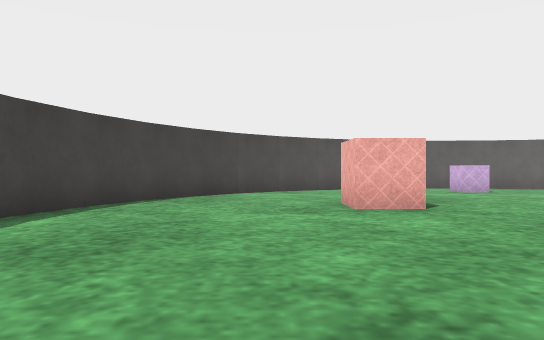
view 1 (above)

16 first-person views from a walk through a Webots world. The camera is 0.33 m above the floor, looks level and sees 70° across. The floor is counted in squares, 0.5 m on a side. Each view is taken from the middle of a square. On the plan, view 1 faces up. The plan holds only what a view shows up to about 11 squares ahead; the rest is blank. Webots' stock objects and surfaces are drawn as simple stand-ins.

view 2
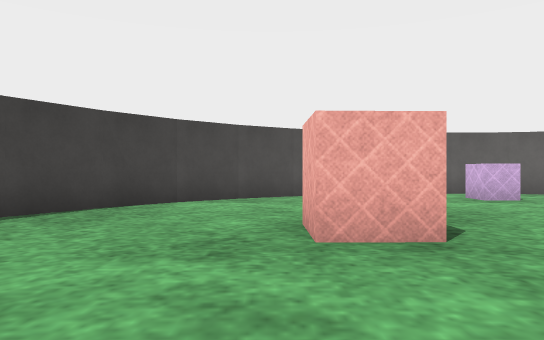

view 3
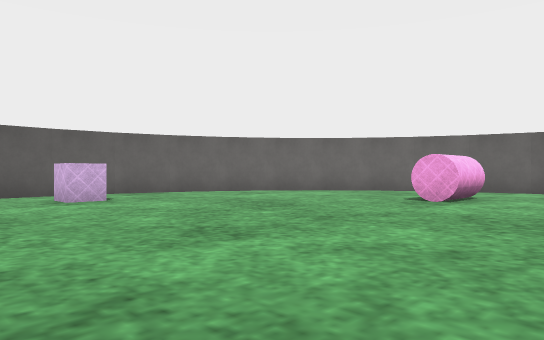

view 4
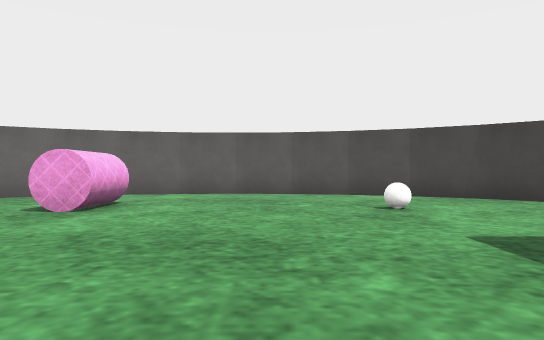

view 5
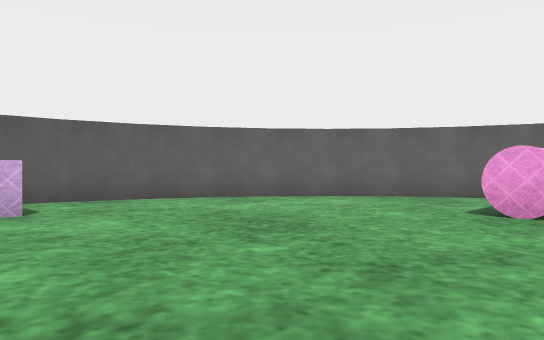

view 6
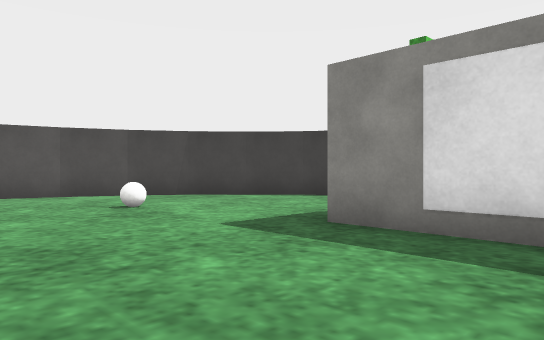

view 7
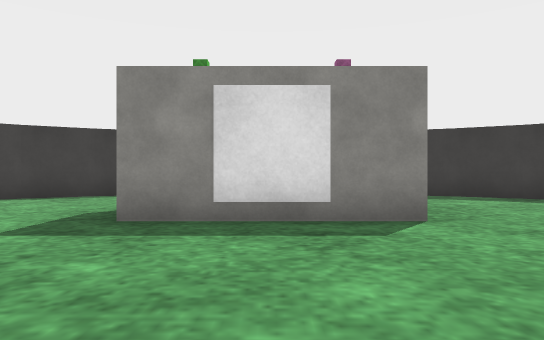

view 8
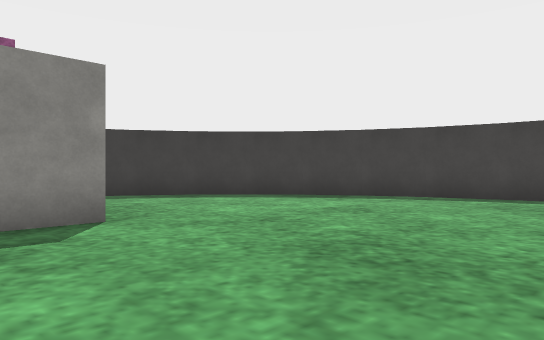

view 9
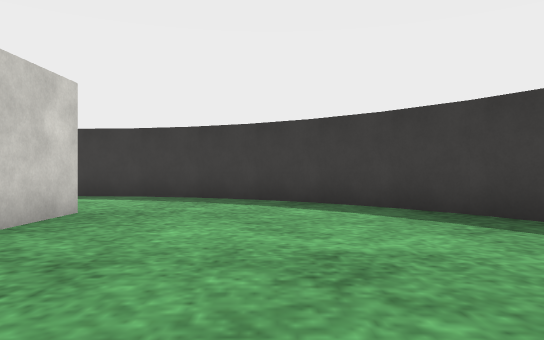

view 10
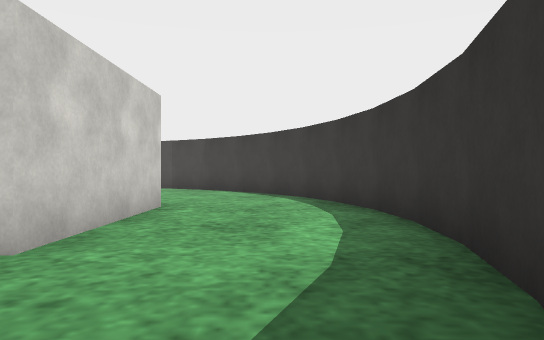

view 11
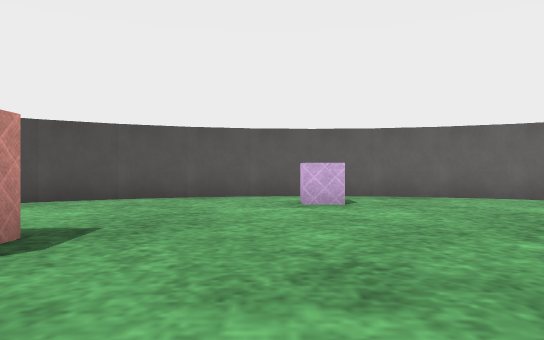

view 12
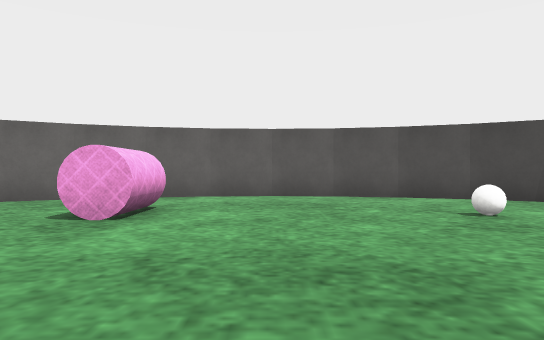

view 13
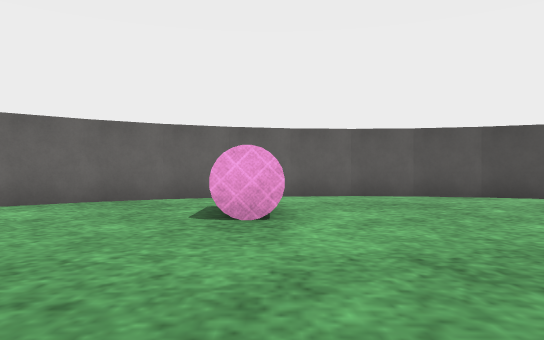

view 14
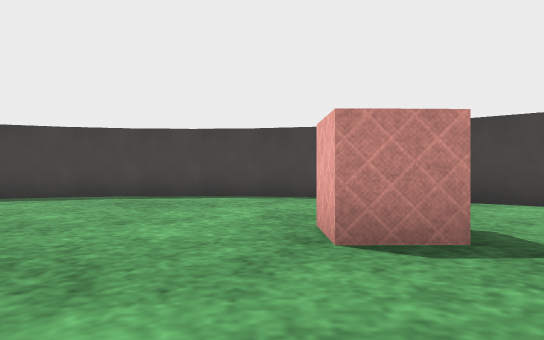

view 15
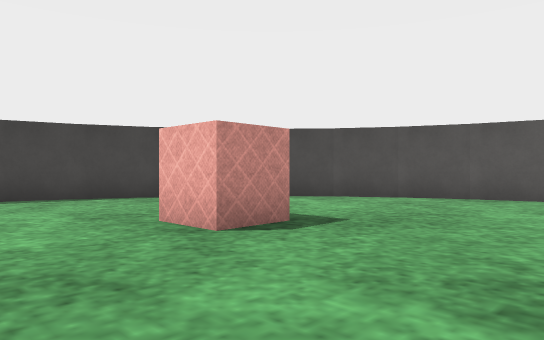

view 16
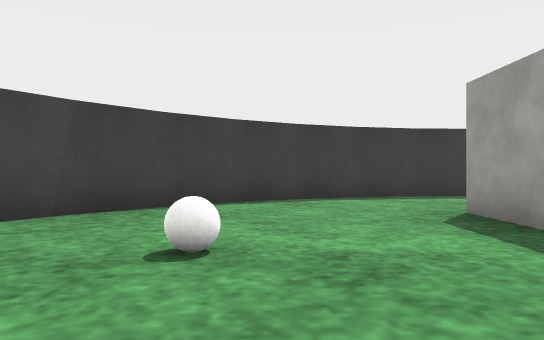

### Floor plan
Points are (right, up) in squares from view 1. A wall is a line through its corners. A room is listed if a view was taken in it or the views show most of it. See-through windows are left out.
Room 1 (views 1, 2, 3, 4, 5, 6, 7, 8, 9, 10, 11, 12, 13, 14, 15, 16)
walls: (9, -5.3) (10.5, -4.7); (-2.7, 8.5) (-3.3, 7) (-3.7, 5.5); (1.5, -4.7) (3, -5.4); (10.5, 12.7) (9, 13.4); (14.7, -0.5) (15.4, 1); (-3.8, 4) (-3.7, 2.4); (6, 13.8) (4.4, 13.7); (-3.7, 2.6) (-3.3, 0.9); (-1.9, 9.8) (-2.8, 8.4); (0.2, -3.9) (1.6, -4.8); (5.9, -5.8) (7.6, -5.7); (11.8, 11.9) (10.4, 12.8); (13.9, -1.8) (14.8, -0.4); (15.7, 5.4) (15.3, 7); (15.8, 3.9) (15.7, 5.5); (2.9, -5.3) (4.5, -5.7); (9.1, 13.3) (7.4, 13.7); (15.3, 0.9) (15.7, 2.5); (4.5, 13.7) (2.9, 13.3); (7.5, -5.7) (9.1, -5.3); (0.3, 12) (-1, 10.9); (11.7, -4) (13, -2.9); (14, 9.7) (12.9, 11); (-1, -2.9) (0.2, -4); (-0.9, 11) (-2, 9.7); (12.9, -3) (14, -1.7); (13, 10.9) (11.7, 12); (-3.7, 5.6) (-3.8, 3.9); (4.4, -5.7) (6, -5.8); (15.7, 2.4) (15.8, 4); (-2.8, -0.4) (-1.9, -1.8); (1.6, 12.8) (0.2, 11.9); (10.4, -4.8) (11.8, -3.9); (14.8, 8.4) (13.9, 9.8); (7.7, 13.7) (5.9, 13.8); (-3.4, 1) (-2.7, -0.5); (3, 13.4) (1.5, 12.7); (15.4, 7) (14.7, 8.5); (-2, -1.8) (-0.9, -3)
objects: red box (2, 7) to (2, 8); grey box (4, -2) to (8, 0); grey panel (5, 0); grey box (6, 0); purple box (6, 12); other object (7, 0); magenta cylinder (11, 6) to (12, 7); ball (12, 1)

Where each view was taken, in squares from view 1:
view 1: 0 up, 0 right, facing up
view 2: 3 up, 1 right, facing up
view 3: 3 up, 3 right, facing up-right
view 4: 3 up, 5 right, facing right
view 5: 5 up, 5 right, facing up-right
view 6: 4 up, 5 right, facing down-right
view 7: 5 up, 6 right, facing down
view 8: 5 up, 6 right, facing down-left
view 9: 4 up, 1 right, facing down
view 10: 4 down, 1 right, facing right
view 11: 4 up, 5 right, facing up
view 12: 4 up, 6 right, facing right
view 13: 6 up, 6 right, facing right
view 14: 6 up, 6 right, facing left
view 15: 4 up, 6 right, facing up-left
view 16: 4 up, 11 right, facing down
